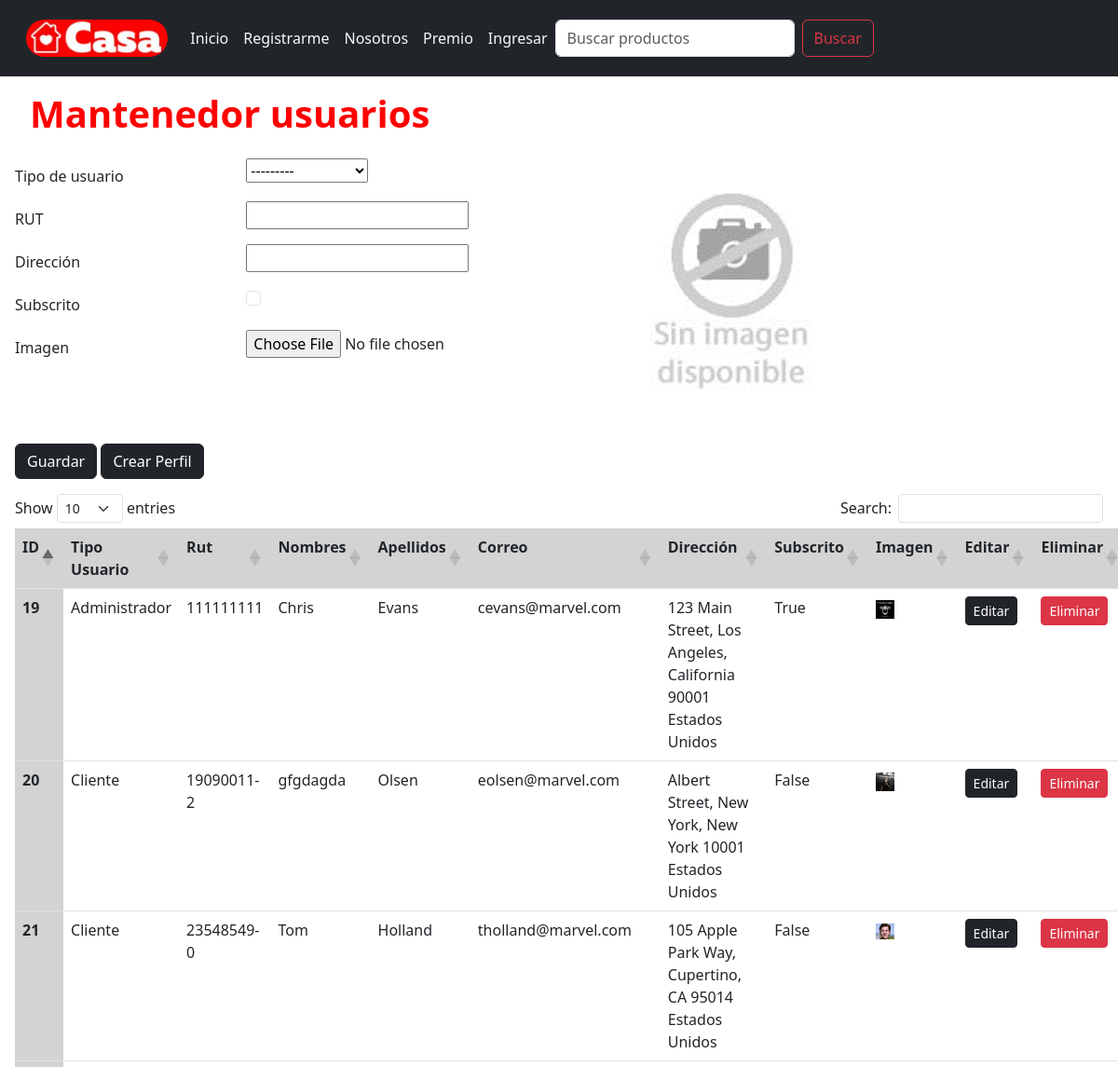
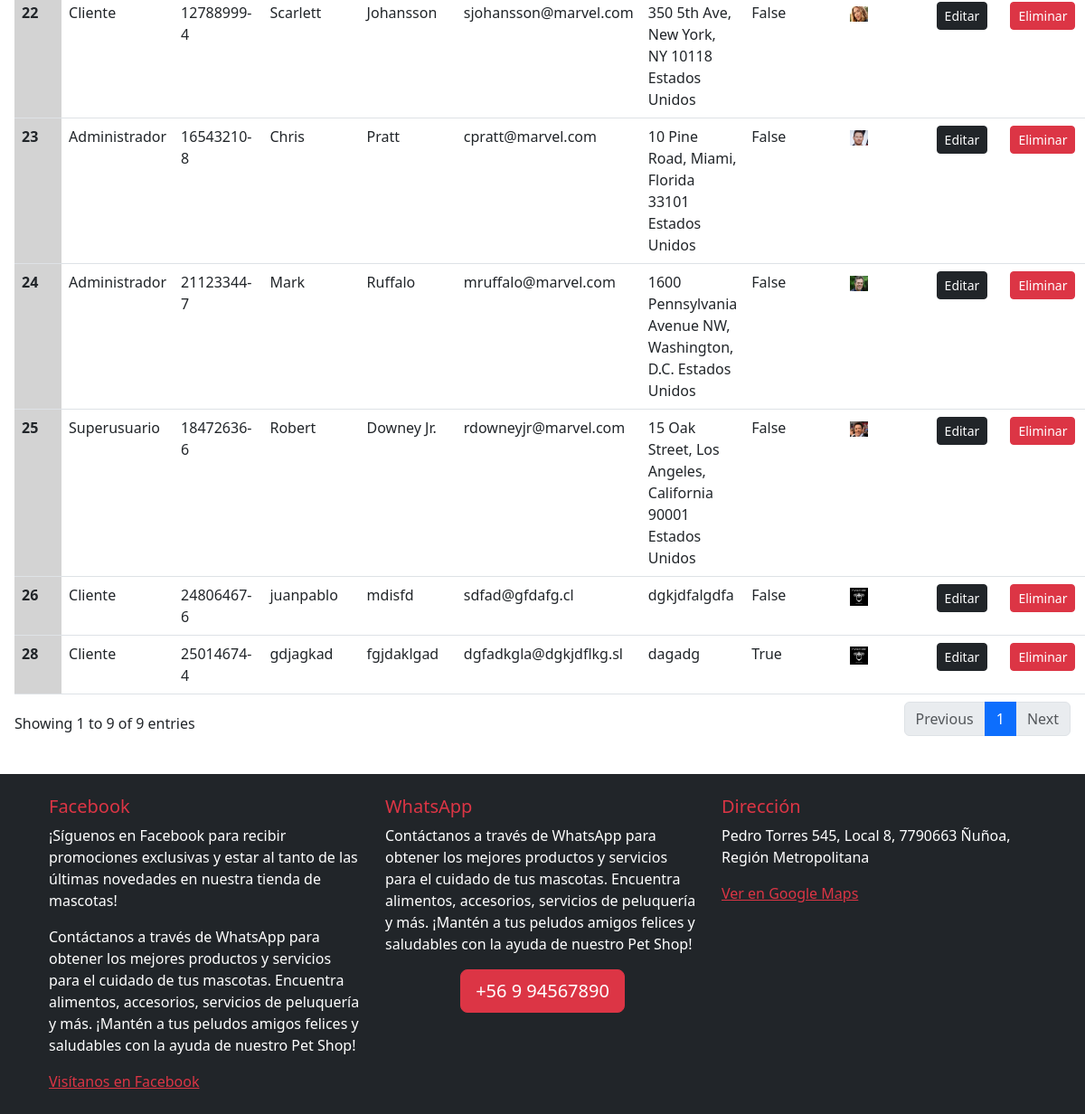
Page /admin_usuarios/crear/0 on the committed database (2 pictures, top to bottom).
### core/models.py (models this page shows, shortened)
class Perfil(models.Model):
    USUARIO_CHOICES = [
        ('Cliente', 'Cliente'),
        ('Administrador', 'Administrador'),
        ('Superusuario', 'Superusuario'),
    ]
    usuario = models.OneToOneField(User, on_delete=models.CASCADE)
    tipo_usuario = models.CharField(
        choices=USUARIO_CHOICES,
        max_length=50,
        blank=False,
        null=False,
        verbose_name='Tipo de usuario'
    )
    rut = models.CharField(max_length=20, blank=False, null=False, verbose_name='RUT')
    direccion = models.CharField(max_length=400, blank=False, null=False, verbose_name='Dirección')
    subscrito = models.BooleanField(blank=False, null=False, verbose_name='Subscrito')
    imagen = models.ImageField(upload_to='perfiles/', blank=False, null=False, verbose_name='Imagen')
    class Meta:
        db_table = 'Perfil'
        verbose_name = "Perfil de usuario"
        verbose_name_plural = "Perfiles de usuarios"
        ordering = ['tipo_usuario']

### core/views.py (the view, shortened to what this page needs)
# urls.py: path('admin_usuarios/<accion>/<id>', admin_usuarios, name='admin_usuarios'),
def admin_usuarios(request, accion, id):
    if request.method == 'GET':
        if accion == 'crear':
            form = PerfilForm()
        elif accion == 'actualizar':
            perfil = Perfil.objects.get(id=id)
            form = PerfilForm(instance=perfil)
        elif accion == 'eliminar':
            messages.success(request, eliminar_registro(Perfil, id))
            return redirect('admin_usuarios', 'crear', '0')
    perfiles = Perfil.objects.all()
    datos = {
        'form': form,
        'perfiles': perfiles
    }
    return render(request, 'core/admin_usuarios.html', datos)

### core/forms.py
class PerfilForm(forms.ModelForm):
    class Meta:
        model = Perfil
        fields = ['tipo_usuario', 'rut', 'direccion', 'subscrito', 'imagen']
        labels = {
            'tipo_usuario': 'Tipo de usuario',
            'rut': 'RUT',
            'direccion': 'Dirección',
            'subscrito': 'Subscrito',
            'imagen': 'Imagen',
        }
        widgets = {
            'subscrito': forms.CheckboxInput(attrs={'class': 'form-check-input'}),
            'imagen': forms.ClearableFileInput(attrs={'class': 'form-control-file'}),
        }

### core/context_processors.py (called while the page is built, shortened)
def registrar_carrito(request):
    mostrar_carrito = False
    cantidad_productos = 0
    if request.user.is_authenticated:
        if request.user.perfil.tipo_usuario == 'Cliente':
            cantidad_productos = Carrito.objects.filter(cliente=request.user.perfil).count()
            mostrar_carrito = cantidad_productos > 0
    return {
        'mostrar_carrito': mostrar_carrito,
        'cantidad_productos': cantidad_productos,
    }

def carrito_variables(request):
    return {}

### core/templates/core/admin_usuarios.html (shortened to what this page needs)
{% extends 'core/base.html' %}
{% load static %}
{% load custom_filters %}
{% block content %}
  <div class="row m-lg-1"><h1>Mantenedor usuarios</h1></div>
  <form method="POST" enctype="multipart/form-data" id="form">
    <div class="row">
      <div class="col-sm-12 col-md-6">
        <div class="form-row">
          {% for field in form %}
          <div class="form-group row mb-2">
            <label for="{{ field.id_for_label }}" class="col-sm-5 col-form-label">
              {{ field.label }}
            </label>
            <div class="col-sm-7">
              {{ field }}
            </div>
          </div>
          {% endfor %}
        </div>
      </div>
      <div class="col-sm-12 col-md-6">
        {% if form.instance.imagen %}
        <img id="admin-usuarios-imagen" src="/media/{{ form.instance.imagen }}">
        {% else %}
        <img id="admin-usuarios-imagen" src="{% static 'core/images/sin-imagen.png' %}">
        {% endif %}
      </div>
    </div>
    <div class="mt-2 mb-3">
      <input type="submit" class="btn btn-dark" value="Guardar">
      <a href="{% url 'crear_perfil' %}" class="btn btn-dark">Crear Perfil</a>
    </div>
  </form>
  <div class="table-responsive-sm table-responsive-md table-responsive-lg">
    <table id="tabla-principal" class="table table-hover">
      <thead>
        <tr>
          <th scope="col">ID</th>
          <th scope="col">Tipo Usuario</th>
          <th scope="col">Rut</th>
          <th scope="col">Nombres</th>
          <th scope="col">Apellidos</th>
          <th scope="col">Correo</th>
          <th scope="col">Dirección</th>
          <th scope="col">Subscrito</th>
          <th scope="col">Imagen</th>
          <th scope="col">Editar</th>
          <th scope="col">Eliminar</th>
        </tr>
      </thead>
      <tbody>
           {% if perfiles %}
        {% for perfil in perfiles %}
        <tr>
          <th scope="row">{{ perfil.usuario.id }}</th>
          <td>{{ perfil.tipo_usuario }}</td>
          <td>{{ perfil.rut }}</td>
          <td>{{ perfil.usuario.first_name }}</td>
          <td>{{ perfil.usuario.last_name }}</td>
          <td>{{ perfil.usuario.email }}</td>
          <td>{{ perfil.direccion }}</td>
          <td>{{ perfil.subscrito }}</td>
          <td><img class="w-25" src="{{ perfil.imagen.url }}" alt="Imagen de perfil"></td>
          <td>
            <a href="{% url 'admin_usuarios' 'actualizar' perfil.id %}" class="btn btn-dark btn-sm boton_chico  "> Editar </a>
        </td>
          <td>
            <form method="delete">
              <a href="{% url 'admin_usuarios' 'eliminar' perfil.id %}" class="btn btn-danger btn-sm boton_chico"> Eliminar </a>
          </form>
          </td>
        </tr>
        {% endfor %}
        {% else %}
          <p>No hay perfiles disponibles.</p>
        {% endif %}
      </tbody>
    </table>
  </div>
{% endblock %}

### core/static/core/css/base.css (style rules this page uses)
h1 { color: red !important; font-weight: bolder; margin-bottom: 20px; }
th { vertical-align: top; background-color: lightgray !important; }

### rows in the picture
Perfil: usuario.id "19", tipo_usuario "Administrador", rut "111111111", usuario.first_name "Chris", usuario.last_name "Evans", usuario.email "cevans@marvel.com", direccion "123 Main Street, Los Angeles, California 90001 Estados Unidos", subscrito "True", imagen (picture)
Perfil: usuario.id "23", tipo_usuario "Administrador", rut "16543210-8", usuario.first_name "Chris", usuario.last_name "Pratt", usuario.email "cpratt@marvel.com", direccion "10 Pine Road, Miami, Florida 33101 Estados Unidos", subscrito "False", imagen (picture)
Perfil: usuario.id "24", tipo_usuario "Administrador", rut "21123344-7", usuario.first_name "Mark", usuario.last_name "Ruffalo", usuario.email "mruffalo@marvel.com", direccion "1600 Pennsylvania Avenue NW, Washington, D.C. Estados Unidos", subscrito "False", imagen (picture)
Perfil: usuario.id "20", tipo_usuario "Cliente", rut "19090011-2", usuario.first_name "gfgdagda", usuario.last_name "Olsen", usuario.email "eolsen@marvel.com", direccion "Albert Street, New York, New York 10001 Estados Unidos", subscrito "False", imagen (picture)
Perfil: usuario.id "21", tipo_usuario "Cliente", rut "23548549-0", usuario.first_name "Tom", usuario.last_name "Holland", usuario.email "tholland@marvel.com", direccion "105 Apple Park Way, Cupertino, CA 95014 Estados Unidos", subscrito "False", imagen (picture)
Perfil: usuario.id "22", tipo_usuario "Cliente", rut "12788999-4", usuario.first_name "Scarlett", usuario.last_name "Johansson", usuario.email "sjohansson@marvel.com", direccion "350 5th Ave, New York, NY 10118 Estados Unidos", subscrito "False", imagen (picture)
Perfil: usuario.id "26", tipo_usuario "Cliente", rut "24806467-6", usuario.first_name "juanpablo", usuario.last_name "mdisfd", usuario.email "sdfad@gfdafg.cl", direccion "dgkjdfalgdfa", subscrito "False", imagen (picture)
Perfil: usuario.id "28", tipo_usuario "Cliente", rut "25014674-4", usuario.first_name "gdjagkad", usuario.last_name "fgjdaklgad", usuario.email "dgfadkgla@dgkjdflkg.sl", direccion "dagadg", subscrito "True", imagen (picture)
Perfil: usuario.id "25", tipo_usuario "Superusuario", rut "18472636-6", usuario.first_name "Robert", usuario.last_name "Downey Jr.", usuario.email "rdowneyjr@marvel.com", direccion "15 Oak Street, Los Angeles, California 90001 Estados Unidos", subscrito "False", imagen (picture)

### other values in the picture
{{ field.label }} "Tipo de usuario" "RUT" "Dirección" "Subscrito" "Imagen"
